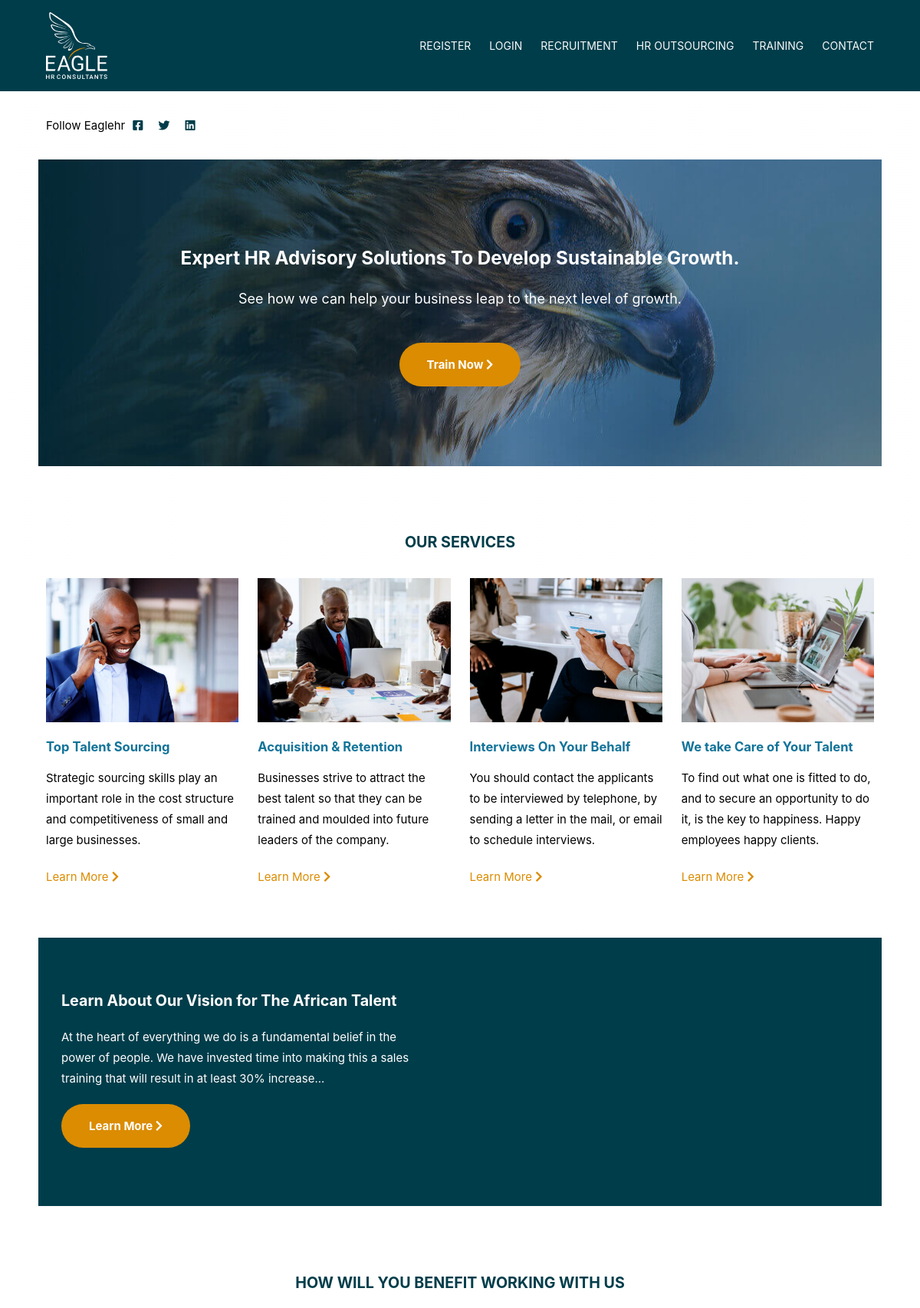
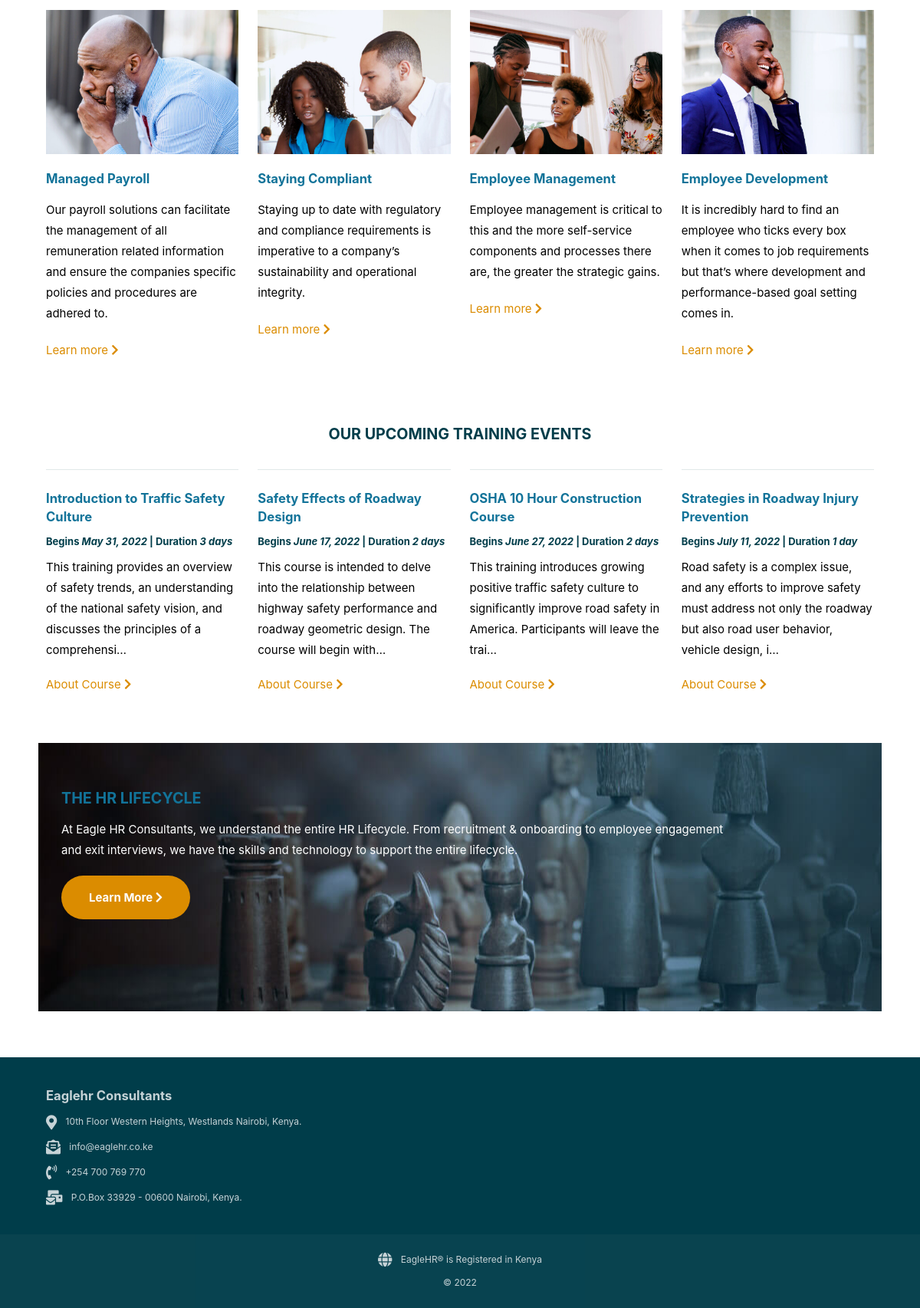
The page / on the database its author committed (2 pictures, top to bottom).
### webapp/models.py (models this page shows, shortened)
class Event(models.Model):
    STATUS = (
        (0, "No"),
        (1, "Yes")
    )
    name = models.CharField(max_length=255)
    description = RichTextField()
    start_date = models.DateField()
    duration = models.IntegerField(
        default=1, help_text='Duration of course in days')
    cost = models.FloatField(default=10000, blank=True, null=True)
    is_active = models.BooleanField(
        default=False, help_text='Display this event on upcoming events section on homepage. Only the first 4 are displayed.')

### webapp/views.py (the view)
# urls.py: path('', views.index, name='index'),
def index(request):
    context = {}
    try:
        banner_message = BannerMessage.objects.all().filter(is_active=1)[:1][0]
        context['banner_message'] = banner_message
    except:
        banner_message = 'Unable to fetch message'
    events = Event.objects.all().filter(is_active=1).filter(
        start_date__gt=current_time).order_by('start_date')[:4]
    context['events'] = events
    return render(request, 'webapp/index.html', context)

### templates/webapp/index.html (shortened to what this page needs)
{% extends "sitewide/base.html" %} {% load static %} {% block content %}
<header class="header width">
  <div class="width">
    <h1>Expert HR Advisory Solutions To Develop Sustainable Growth.</h1>
    <p>See how we can help your business leap to the next level of growth.</p>
    <a href="#" class="btn">
      <span>Train Now</span> <i class="fas fa-chevron-right"></i>
    </a>
  </div>
</header>
<div class="width news-events">
  <h2>Our Services</h2>
</div>
<section class="width home-cards">
  <div>
    <img src={% static 'images/colleagues.jpg' %} alt="">
    <h3>Top Talent Sourcing</h3>
    <p>
      Strategic sourcing skills play an important role in the cost structure and
      competitiveness of small and large businesses.
    </p>
    <a href="services/">Learn More <i class="fas fa-chevron-right"></i></a>
  </div>
  <div>
    <img src={% static 'images/meeting.jpg' %} alt="" />
    <h3>Acquisition & Retention</h3>
    <p>
      Businesses strive to attract the best talent so that they can be trained
      and moulded into future leaders of the company.
    </p>
    <a href="services/">Learn More <i class="fas fa-chevron-right"></i></a>
  </div>
  <div>
    <img src={% static 'images/interview-session.jpg' %} alt="" />
    <h3>Interviews On Your Behalf</h3>
    <p>
      You should contact the applicants to be interviewed by telephone, by
      sending a letter in the mail, or email to schedule interviews.
    </p>
    <a href="services/">Learn More <i class="fas fa-chevron-right"></i></a>
  </div>
  <div>
    <img src={% static 'images/manage-talent.jpg' %} alt="" />
    <h3>We take Care of Your Talent</h3>
    <p>
      To find out what one is fitted to do, and to secure an opportunity to do
      it, is the key to happiness. Happy employees happy clients.
    </p>
    <a href="services/">Learn More <i class="fas fa-chevron-right"></i></a>
  </div>
</section>
<section class="width breakout">
  <div class="content">
    <h2>Learn About Our Vision for The African Talent</h2>
    <p>
      At the heart of everything we do is a fundamental belief in the power of
      people. We have invested time into making this a sales training that will
      result in at least 30% increase...
    </p>
    <a href="african-talent" class="btn">
      <span>Learn More</span> <i class="fas fa-chevron-right"></i>
    </a>
  </div>
</section>
<div class="width news-events">
  <h2>How Will You Benefit Working With Us</h2>
</div>
<section class="width home-cards">
  <div>
    <img src={% static 'images/explore-learning.jpg' %} alt="" />
    <h3>Managed Payroll</h3>
    <p>
      Our payroll solutions can facilitate the management of all remuneration
      related information and ensure the companies specific policies and
      procedures are adhered to.
    </p>
    <a href="#">Learn more <i class="fas fa-chevron-right"></i></a>
  </div>
  <div>
    <img src={% static 'images/sales-techniques.jpg' %} alt="" />
    <h3>Staying Compliant</h3>
    <p>
      Staying up to date with regulatory and compliance requirements is
      imperative to a company’s sustainability and operational integrity.
    </p>
    <a href="#">Learn more <i class="fas fa-chevron-right"></i></a>
  </div>
  <div>
    <img src={% static 'images/brainstorming-session.jpg' %} alt="" />
    <h3>Employee Management</h3>
    <p>
      Employee management is critical to this and the more self-service
      components and processes there are, the greater the strategic gains.
    </p>
    <a href="">Learn more <i class="fas fa-chevron-right"></i></a>
  </div>
  <div>
    <img src={% static 'images/looking-back.jpg' %} alt="" />
    <h3>Employee Development</h3>
    <p>
      It is incredibly hard to find an employee who ticks every box when it
      comes to job requirements but that’s where development and
      performance-based goal setting comes in.
    </p>
    <a href="#">Learn more <i class="fas fa-chevron-right"></i></a>
  </div>
</section>
<div class="width news-events">
  <h2>Our Upcoming Training Events</h2>
</div>
<div class="events">
  {% if events %}
    {% for event in events %}
    <div class="event-wrapper">
      <div class="event">
        <h3>{{ event.name }}</h3>
        <div class="date-duration">
          <strong>Begins <em>{{ event.start_date }}</em> | Duration
          <em>{{ event.duration }} day{{event.duration|pluralize }}</em></strong>
        </div>
        {{ event.description | safe | truncatechars:150 }}
        <div>
          <a href="#">
            <span>About Course</span> <i class="fas fa-chevron-right"></i>
          </a>
        </div>
      </div>
    </div>
    {% endfor %}
  {% else %}
    <p>
      We don't have any upcoming event at the moment. Please check back later.
    </p>
  {% endif %}
</div>
<section class="width carbon">
  <div class="content">
    <h2>THE HR LIFECYCLE</h2>
    <p>
      At Eagle HR Consultants, we understand the entire HR Lifecycle. From
      recruitment & onboarding to employee engagement and exit interviews, we
      have the skills and technology to support the entire lifecycle.
    </p>
    <a href="#" class="btn">
      <span>Learn More</span> <i class="fas fa-chevron-right"></i>
    </a>
  </div>
</section>
 {% endblock content %}

### static/css/styles.css (style rules this page uses)
:root { --primary: #003c4a0a; --primary: #003d4a; --muted-primary: #c6d3d7; --danger: #e41818; --success: #27ce63; --notification: #678d8e; --secondary: #db8c00; --third: #11966e; --fourth: #127399; --five: #ffdea5; --white: #fff; --links: #262626; --margin-top: 4rem; }
* { box-sizing: border-box; margin: 0; }
h1, h2, h3, h4, h5, h6, p, li { margin: revert; }
html, body { height: 100%; font-family: -apple-system, BlinkMacSystemFont, "Segoe UI", Roboto, Oxygen, Ubuntu, Cantarell, "Open Sans", "Helvetica Neue", sans-serif; background: linear-gradient( 180deg, rgba(255, 252, 252, 0.026) 0%, rgba(255, 255, 255, 0.021) 51% ); color: #000; font-size: 15px; }
.body-text img { display: block; max-width: 100%; }
a { text-decoration: none; color: var(--secondary); }
h1, h2, h3, h4 { line-height: 1.375; color: var(--fourth); }
p, li { line-height: 1.8; }
h1 { font-size: 1.5125rem; }
h2 { font-size: 1.3125rem; }
h3 { font-size: 1.1075rem; }
.width { width: 90%; max-width: 1100px; margin: auto; }
.breakout .content h2 { margin-bottom: 20px; }
.carbon .content { width: 85%; color: var(--white); }
.btn { cursor: pointer; display: inline-block; border: 0; border-radius: 50px; font-weight: bold; padding: 19px 36px; background: var(--secondary); color: #fff; font-size: 15px; }
.btn span { display: inline-block; transition: padding-right 250ms; }
.header { width: 100%; max-width: 1100px; min-height: 400px; background: url("/static/images/RWO6HY.jpg") no-repeat center right/cover; display: flex; flex-direction: column; align-items: center; text-align: center; }
.header p { font-size: 18px; }
.header h1, .header p { margin-bottom: 20px; color: var(--white); }
.header .btn { margin-top: 20px; }
.date-duration { font-size: 13px; color: var(--primary); }
.news-events h2 { text-transform: uppercase; text-align: center; color: var(--primary); margin-top: 2.75rem; margin-bottom: 22px; }
.home-cards, .events { display: grid; grid-template-columns: 1fr; grid-gap: 25px; }
.home-cards { margin-bottom: 40px; }
.events { width: 90%; max-width: 1100px; margin: 0 auto; margin-bottom: 2.8rem; }
.event-wrapper { border-top: 1px solid #003c4a1e; }
.event * { margin: 0; padding: 0; }
.event { display: flex; gap: 12px; flex-direction: column; padding: 25px 0; }
.home-cards img { width: 100%; margin-bottom: 20px; }
.home-cards h3 { margin-bottom: 5px; }
.home-cards a, .event a { display: inline-block; padding-top: 10px; color: var(--secondary); }
.breakout { width: 100%; min-height: 350px; margin-bottom: 20px; background-color: var(--primary); }
.breakout h2, .breakout p { color: var(--white); }
.breakout .content { width: 100%; max-width: 520px; padding: 60px 16px 46px 30px; }
.breakout p, .carbon p { margin: 10px 0 20px; }
.carbon { width: 100%; min-height: 350px; background: url("/static/images/carbon.jpg") no-repeat center left/cover; }
.carbon .content { padding: 50px 30px; }
@media (min-width: 520px) { .home-cards, .events { grid-template-columns: repeat(2, 1fr); } }
@media (min-width: 848px) { h1, h2, h3 { line-height: 1.4475; margin-top: 8px; margin-bottom: 12px; } }
@media (min-width: 848px) { h1 { font-size: 1.6125rem; } }
@media (min-width: 848px) { .breakout .content { padding: 60px 16px 0 30px; } }
@media (min-width: 848px) { .home-cards, .events { grid-template-columns: repeat(4, 1fr); } }
@media (min-width: 848px) { .home-cards, .breakout, .header { margin-bottom: 70px; } }
@media (min-width: 848px) { .event { border-top: none; } }
@media (min-width: 848px) { .news-events h2 { margin-top: 5.725rem; margin-bottom: 32px; } }

### rows shown on the page
Event: name "Introduction to Traffic Safety Culture", start_date "May 31, 2022", duration "3", description "This training provides an overview of safety trends, an understanding of the national safety vision, and discusses the principles of a comprehensi…"
Event: name "Safety Effects of Roadway Design", start_date "June 17, 2022", duration "2", description "This course is intended to delve into the relationship between highway safety performance and roadway geometric design. The course will begin with…"
Event: name "OSHA 10 Hour Construction Course", start_date "June 27, 2022", duration "2", description "This training introduces growing positive traffic safety culture to significantly improve road safety in America. Participants will leave the trai…"
Event: name "Strategies in Roadway Injury Prevention", start_date "July 11, 2022", duration "1", description "Road safety is a complex issue, and any efforts to improve safety must address not only the roadway but also road user behavior, vehicle design, i…"
